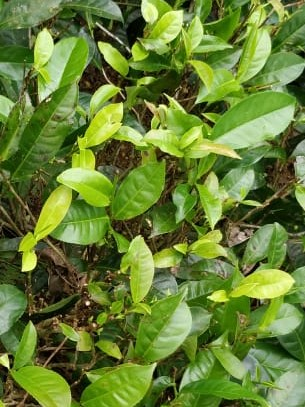
//> input picture results/5-croped.jpeg, 305 x 407 px
$ ./Source   (built with g++ and OpenCV 4)
//> lines starting //> are read from the running program, lines starting //| are printed output that depends on the picture; after the words box and inside, x2 and y2 are one past the last pixel; in counts of white or black regions, pixels touching at a corner belong together
// [16 lines of commented-out code are left out]
#include <opencv2/core.hpp>
#include <opencv2/imgcodecs.hpp>
#include <opencv2/imgproc.hpp>
#include <opencv2/highgui.hpp>
#include <iostream>
#include <string>
#include <opencv2\imgproc\imgproc.hpp>
#include <vector>
#include <numeric>
using namespace cv;
using namespace std;
int main(int argc, char** argv)
{
	String imageName("D://Projects//FYP//Tea Leave Image Evaluation//results//5-croped.jpeg"); // by default
	int iterations, k, minArea;
	iterations = 5, k = 3 , minArea =50;
	int values[3] = { 0, 125, 255};


	if (argc > 1)
	{
		imageName = argv[1];
	}
	Mat image, original_image;
	image = imread(imageName, IMREAD_COLOR); // Read the file
//> image is the input picture: 407 rows x 305 cols, CV_8UC3; mean B, G, R 53.2, 127.1, 102.7
	original_image= image.clone();
	if (image.empty())                      // Check for invalid input
	{
		cout << "Could not open or find the image" << std::endl;
		cin.get();
		return -1;
	}
	//namedWindow("Display window", WINDOW_AUTOSIZE); // Create a window for display.
	imshow("Display window", image);                // Show our image inside it.

	int h, w;
	h = image.rows; w = image.cols;
//> after `h = image.rows`: h = 407
//> after `w = image.cols`: w = 305
	cout << h << " " << w << endl;
//| 407 305

	Mat img_to_yuv;
	cvtColor(image, img_to_yuv, COLOR_BGR2YCrCb);
//> img_to_yuv: 407 rows x 305 cols, CV_8UC3; mean of channels 0, 1, 2 111.4, 121.8, 95.1
	//imshow("img_to_yuv", img_to_yuv);

	//Split the image into 3 channels; Y, Cr and Cb channels respectively and store it in a std::vector
	vector<Mat> vec_channels;
	split(img_to_yuv, vec_channels);

	//Equalize the histogram of only the Y channel
	equalizeHist(vec_channels[0], vec_channels[0]);

	//Merge 3 channels in the vector to form the color image in YCrCB color space.
	merge(vec_channels, img_to_yuv);
//> img_to_yuv: 407 rows x 305 cols, CV_8UC3; mean of channels 0, 1, 2 128.1, 121.8, 95.1

	//Convert the histogram equalized image from YCrCb to BGR color space again
	Mat hist_equalization_result, hsi_applied_result;
	cvtColor(img_to_yuv, hist_equalization_result, COLOR_YCrCb2BGR);
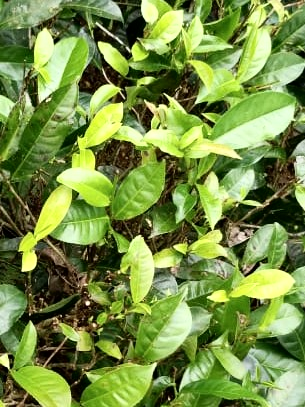
//> hist_equalization_result: 407 rows x 305 cols, CV_8UC3; mean B, G, R 70.8, 143.2, 119.4
	//imshow("hist_equalization_result", hist_equalization_result);
	cvtColor(hist_equalization_result, hsi_applied_result, COLOR_BGR2HLS);
//> hsi_applied_result: 407 rows x 305 cols, CV_8UC3; mean of channels 0, 1, 2 39.7, 107.7, 160.5
	split(hsi_applied_result, vec_channels);
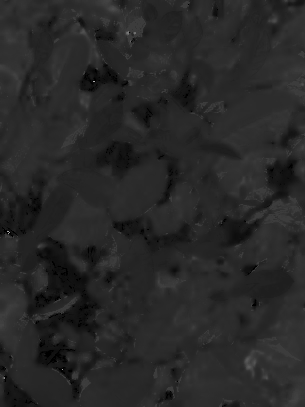
//> vec_channels[0]: 407 rows x 305 cols, CV_8UC1; min 0, max 177, mean 39.7
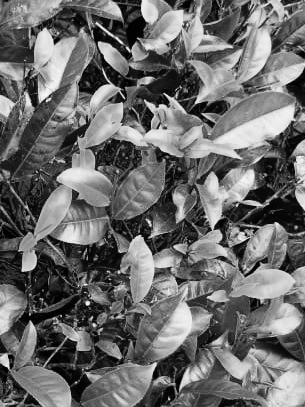
//> vec_channels[1]: 407 rows x 305 cols, CV_8UC1; min 0, max 247, mean 107.7
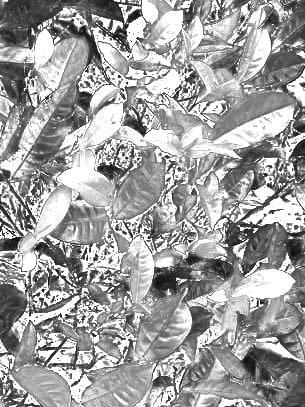
//> vec_channels[2]: 407 rows x 305 cols, CV_8UC1; min 0, max 255, mean 160.5
	image = vec_channels[2];


	unsigned char clusterMat[1000][1000];

	for (int iteration = 0; iteration < iterations; iteration++) {
		uchar* p;
		for (int i = 0; i < h; ++i)
		{
			p = image.ptr<uchar>(i);
			for (int j = 0; j < w; ++j)
			{
				int cBest = 1231313123;
				for (int cluster = 0; cluster < k; cluster++) {
					int value = values[cluster];
					int imV = uchar(p[j]);
					int dist = (value - imV)*(value - imV);
					if (dist < cBest) {
						cBest = dist;
						clusterMat[i][j] = cluster;
					}


				}
			}

		}
		//cout << (int)clusterMat[0][0] << " " << (int)clusterMat[300][240] << endl;
		vector<vector<int> > vec(k);
		/*for (int i = 0; i < k; i++) {
			vec[i] = vector<int>(h*w);
		}*/
		for (int i = 0; i < h; ++i)
		{
			p = image.ptr<uchar>(i);
			for (int j = 0; j < w; ++j)
			{
				int imV = uchar(p[j]);
				vec[clusterMat[i][j]].push_back(imV);
			}
		}


		vector<float> newValues;

		for (int cluster = 0; cluster < k; cluster++) {
			if (vec[cluster].size() != 0) {
				float average = accumulate(vec[cluster].begin(), vec[cluster].end(), 0.0) / vec[cluster].size();
				newValues.push_back(average);
			}
			else {
				newValues.push_back(values[cluster]);
			}

		}
		for (int i = 0; i < k; i++)
			values[i] = newValues[i];
		for (int i = 0; i < newValues.size(); ++i)
			cout << newValues[i] << ' ';
		cout << endl;


	}
//> after the loop, values = [75, 149, 240]
	vector<float> colors(k);
	for (int cluster = 0; cluster < k; cluster++) {
		colors[cluster] = cluster * 255 / (k - 1);
	}

	for (int i = 0; i < h; ++i)
	{

		for (int j = 0; j < w; ++j)
		{
			float colorOfPixel = colors[clusterMat[i][j]];
			if (clusterMat[i][j] != k - 1) {
				original_image.at<Vec3b>(Point(j, i)) = Vec3b(0, 0, 0);
			}
		}
	}
	for (int i = 0; i < h; ++i)
	{

		for (int j = 0; j < w; ++j)
		{
			Vec3b intensity = original_image.at<Vec3b>(Point(j, i));
			if (intensity.val[1] < 150) {
				original_image.at<Vec3b>(Point(j, i)) = Vec3b(0, 0, 0);
			}
		}
	}

	Mat gray,binary;
	cvtColor(original_image, gray, COLOR_BGR2GRAY);
	threshold(gray, binary, 127, 255, cv::THRESH_BINARY);
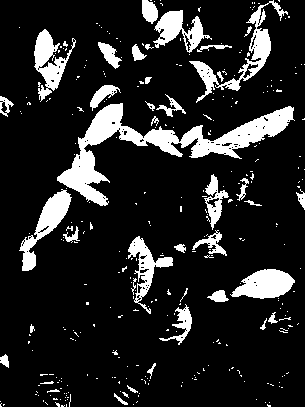
//> binary: 407 rows x 305 cols, CV_8UC1; 14.4% white; 323 white regions (283 under 20 px), largest, box (x1, y1, x2, y2) and area: (57, 103, 295, 206) 5625, (189, 0, 288, 103) 1639, (19, 189, 72, 271) 1324

	Mat stats, centroids, labelImage;
	int nLabels = connectedComponentsWithStats(binary, labelImage, stats, centroids, 8, CV_32S);
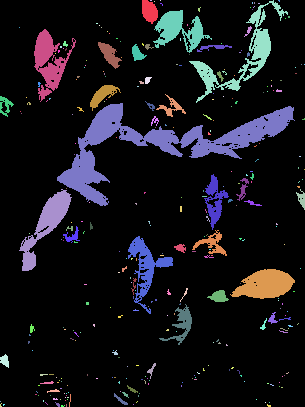
//> labelImage: 407 rows x 305 cols, CV_32SC1; 324 distinct labels, from 0 to 323; one colour per label, 0 black
//> stats = 324 rows, first 6: [0, 0, 305, 407, 106289], [142, 0, 16, 24, 285], [150, 0, 2, 1, 2], [154, 1, 1, 1, 1], [160, 0, 1, 1, 1], [189, 0, 99, 103, 1639]; centroids = 324 pairs, first value 0 to 304, second value 0 to 405.5; nLabels = 324

	Mat mask(labelImage.size(), CV_8UC1, Scalar(0));
	Mat surfSup = stats.col(4) > minArea;
//> surfSup = 324 values, max 255 at index 0, min 0 at index 2, mean 19.68
	for (int i = 1; i < nLabels; i++)
	{
		if (surfSup.at<uchar>(i, 0))
		{
			mask = mask | (labelImage == i);
		}
	}
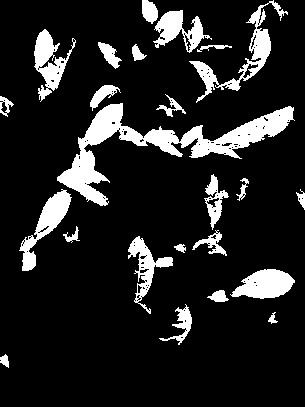
//> mask: 407 rows x 305 cols, CV_8UC1; 13.3% white; 24 white regions, largest, box (x1, y1, x2, y2) and area: (57, 103, 295, 206) 5625, (189, 0, 288, 103) 1639, (19, 189, 72, 271) 1324
	Mat r(original_image.size(), CV_8UC1, Scalar(0));
	original_image.copyTo(r, mask);
	imshow("Result", r);

	imshow("original_image", original_image);


	waitKey(0); // Wait for a keystroke in the window
	return 0;
}

$ run again, with results/6-croped.jpeg copied over results/5-croped.jpeg
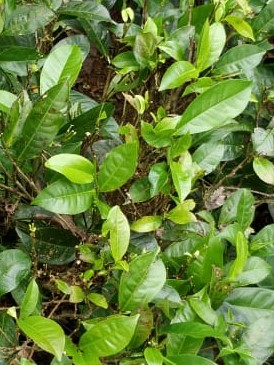
//> input picture results/6-croped.jpeg, 274 x 365 px
//> image is the input picture: 365 rows x 274 cols, CV_8UC3; mean B, G, R 58.2, 129.2, 103.2
//| 365 274
//> hsi_applied_result: 365 rows x 274 cols, CV_8UC3; mean of channels 0, 1, 2 40.5, 109.6, 161.1
//> `split(hsi_applied_result, vec_channels);`:
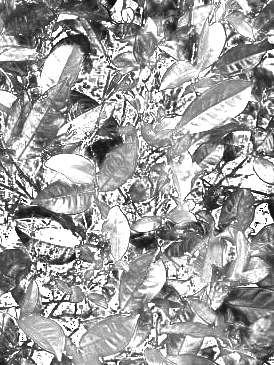
//> vec_channels[2]: 365 rows x 274 cols, CV_8UC1; min 0, max 255, mean 161.1
//> after the loop `for (int iteration = 0; iteration < iterations; iteration++)`: values = [75, 147, 240]
//> binary: 365 rows x 274 cols, CV_8UC1; 13.6% white; 447 white regions (392 under 20 px), largest, box (x1, y1, x2, y2) and area: (159, 0, 228, 91) 1432, (177, 87, 258, 134) 1270, (170, 150, 202, 224) 1042
//> labelImage: 365 rows x 274 cols, CV_32SC1; 448 distinct labels, from 0 to 447
//> stats = 448 rows, first 6: [0, 0, 274, 365, 86455], [0, 0, 2, 2, 4], [64, 0, 1, 1, 1], [80, 0, 1, 1, 1], [184, 0, 1, 1, 1], [214, 0, 5, 6, 16]; centroids = 448 pairs, first value 0.5 to 273, second value 0 to 364; nLabels = 448
//> surfSup = 448 values, max 255 at index 0, min 0 at index 1, mean 21.06
//> `original_image.copyTo(r, mask);`:
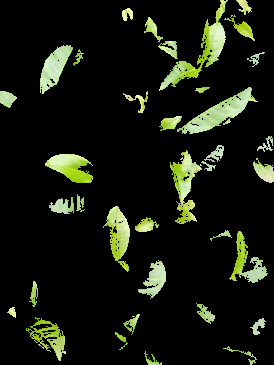
//> r: 365 rows x 274 cols, CV_8UC3; mean B, G, R 14.6, 25.6, 21.7

$ run again, with results/4.jpeg copied over results/5-croped.jpeg
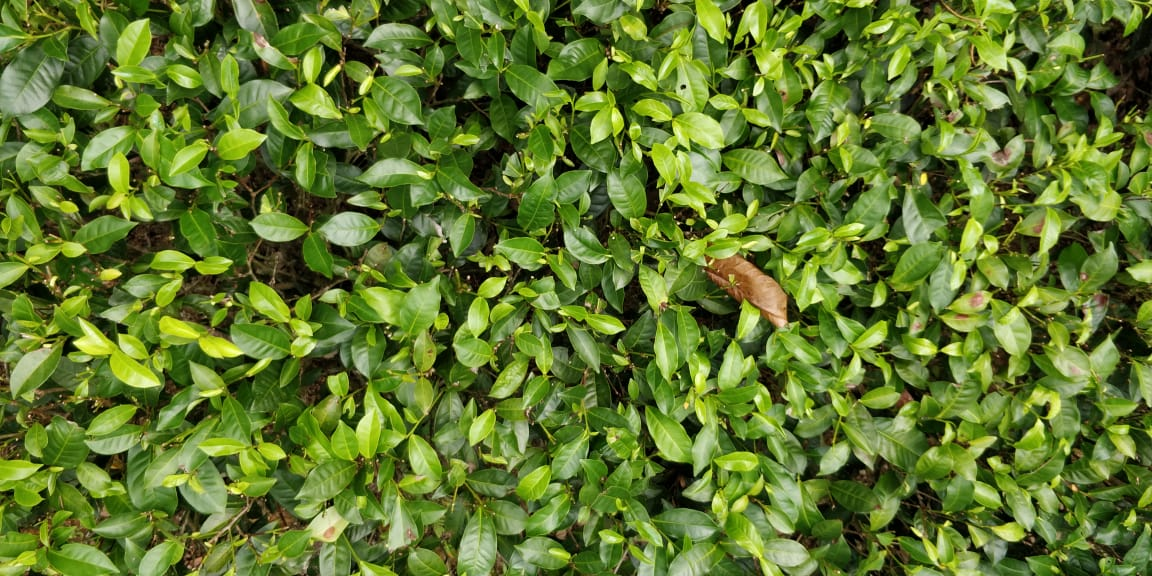
//> input picture results/4.jpeg, 1152 x 576 px
//> image is the input picture: 576 rows x 1152 cols, CV_8UC3; mean B, G, R 44.9, 119.3, 95.6
//| 576 1152
//> hsi_applied_result: 576 rows x 1152 cols, CV_8UC3; mean of channels 0, 1, 2 39.8, 106.8, 159.9
//> after the loop `for (int iteration = 0; iteration < iterations; iteration++)`: values = [100, 154, 227]
//> binary: 576 rows x 1152 cols, CV_8UC1; 14.2% white; 2183 white regions (1708 under 20 px), largest, box (x1, y1, x2, y2) and area: (649, 29, 728, 219) 5371, (73, 317, 161, 388) 2388, (106, 150, 153, 221) 1279
//> `int nLabels = connectedComponentsWithStats(binary, labelImage, stats, ..`:
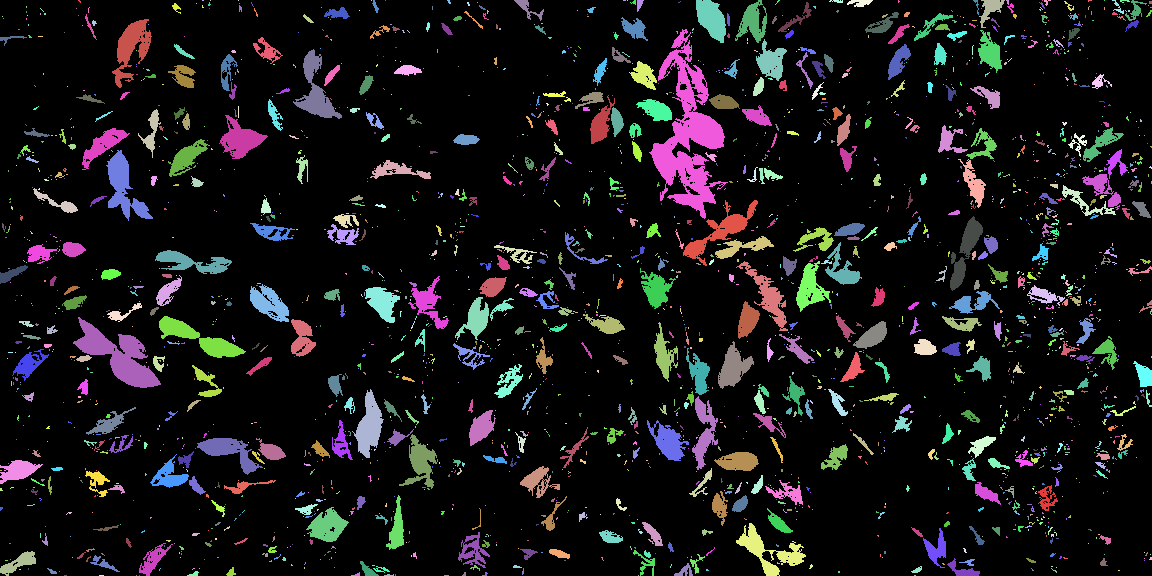
//> labelImage: 576 rows x 1152 cols, CV_32SC1; 2184 distinct labels, from 0 to 2183; one colour per label, 0 black
//> stats = 2184 rows, first 6: [0, 0, 1152, 576, 569279], [78, 0, 3, 3, 5], [202, 0, 2, 1, 2], [210, 0, 1, 1, 1], [238, 0, 1, 1, 1], [371, 0, 1, 1, 1]; centroids = 2184 pairs, first value 0.5 to 1151, second value 0 to 575; nLabels = 2184
//> surfSup = 2184 values, max 255 at index 0, min 0 at index 1, mean 32.34
//> `original_image.copyTo(r, mask);`:
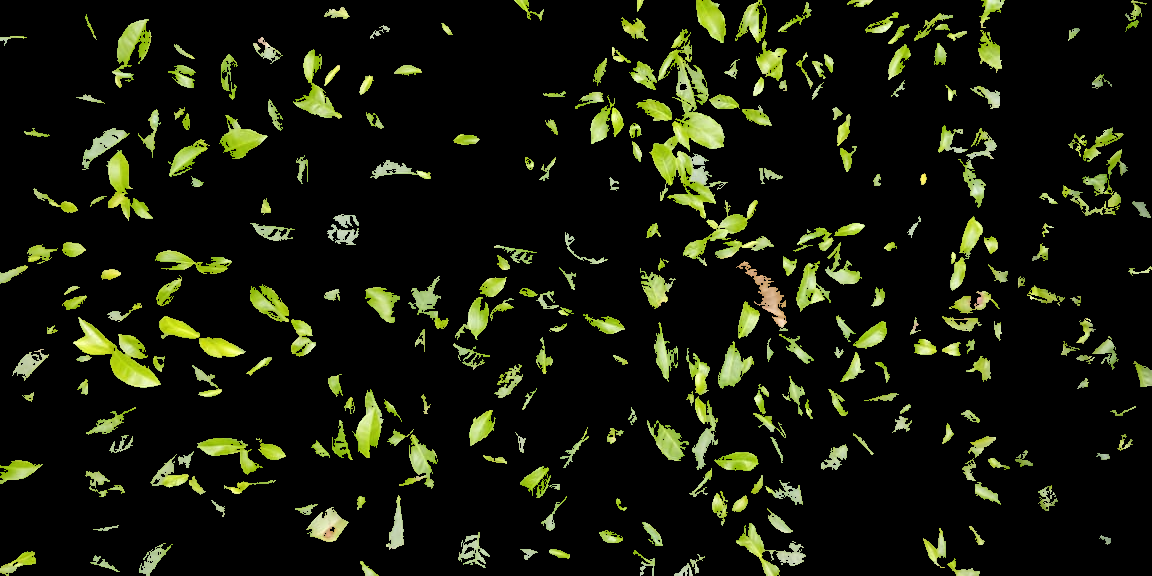
//> r: 576 rows x 1152 cols, CV_8UC3; mean B, G, R 11.4, 25, 21.8

$ run again, with results/5.jpeg copied over results/5-croped.jpeg
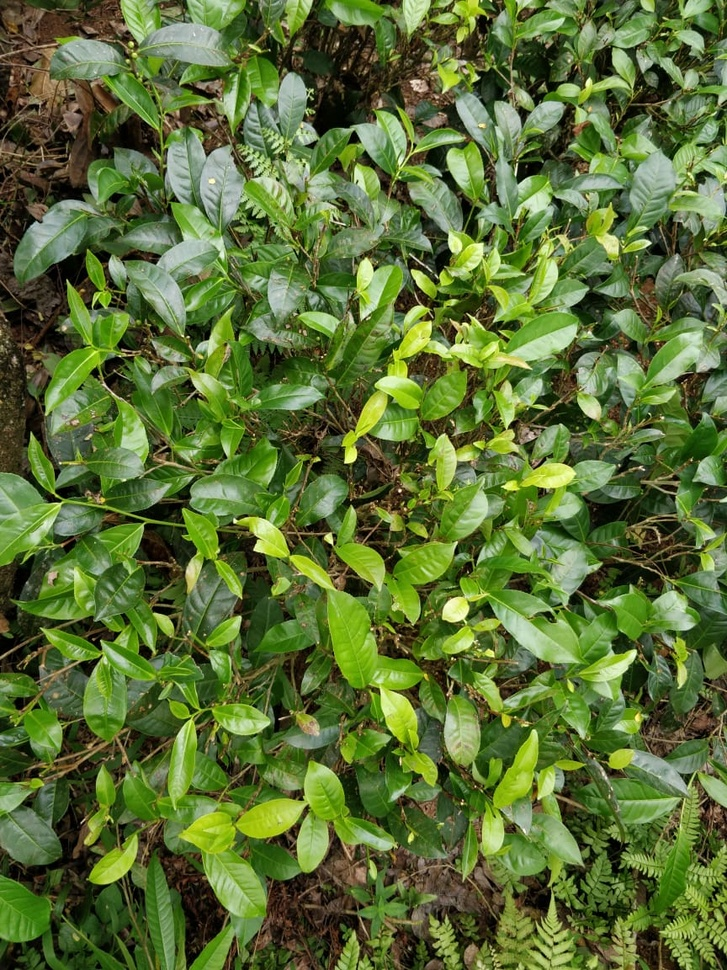
//> input picture results/5.jpeg, 727 x 970 px, shrunk from 864 x 1152 before the run
//> image is the input picture: 970 rows x 727 cols, CV_8UC3; mean B, G, R 53.7, 111.4, 90.4
//| 970 727
//> hsi_applied_result: 970 rows x 727 cols, CV_8UC3; mean of channels 0, 1, 2 40.3, 112.9, 133.9
//> after the loop `for (int iteration = 0; iteration < iterations; iteration++)`: values = [66, 135, 236]
//> binary: 970 rows x 727 cols, CV_8UC1; 12.6% white; 2242 white regions (1908 under 20 px), largest, box (x1, y1, x2, y2) and area: (342, 314, 578, 463) 6077, (328, 592, 419, 747) 4539, (442, 579, 580, 663) 3139
//> labelImage: 970 rows x 727 cols, CV_32SC1; 2243 distinct labels, from 0 to 2242
//> stats = 2243 rows, first 6: [0, 0, 727, 970, 616513], [121, 0, 34, 43, 675], [188, 0, 16, 17, 74], [200, 0, 4, 4, 9], [204, 0, 1, 1, 1], [206, 0, 25, 21, 210]; centroids = 2243 pairs, first value 0 to 726, second value 0 to 969; nLabels = 2243
//> surfSup = 2243 values, max 255 at index 0, min 0 at index 3, mean 22.06
//> `original_image.copyTo(r, mask);`:
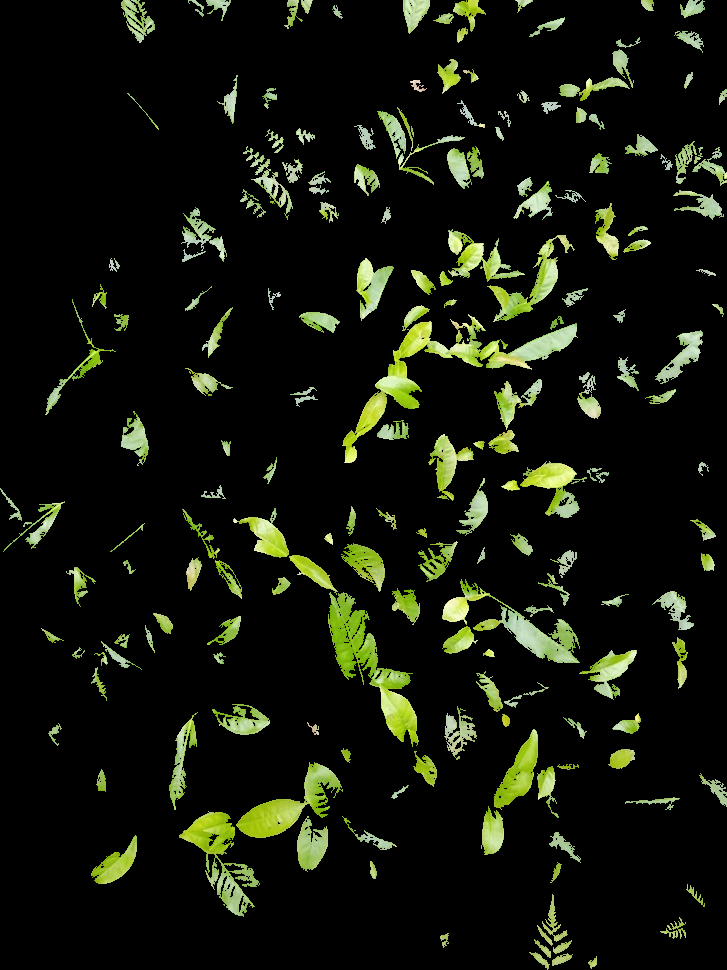
//> r: 970 rows x 727 cols, CV_8UC3; mean B, G, R 11.6, 22.3, 18.9
